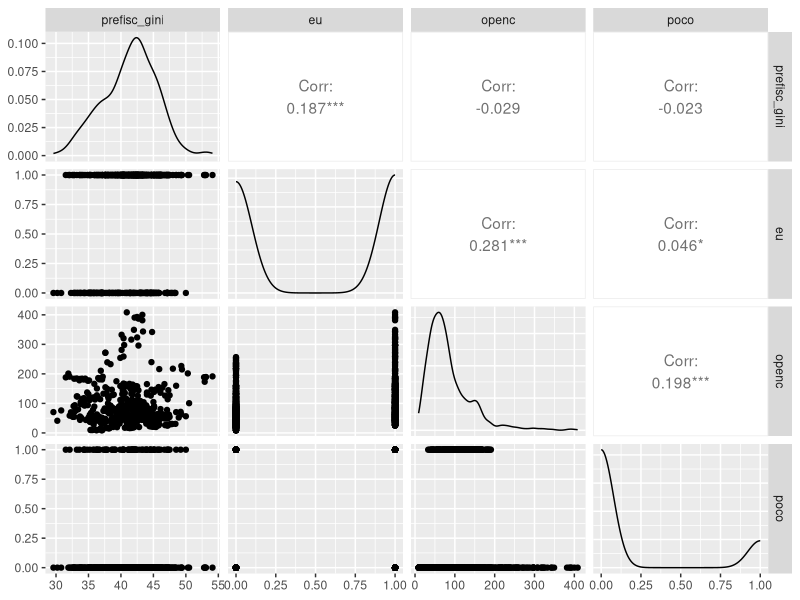
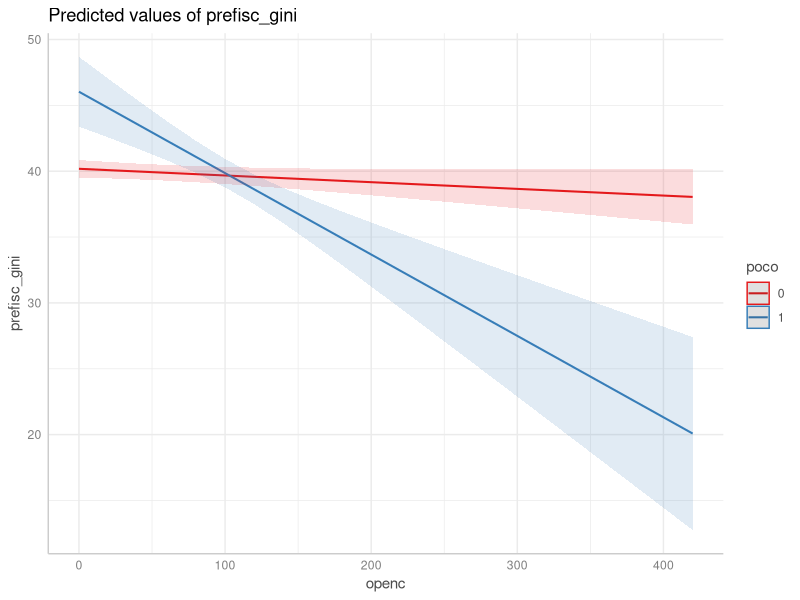

Here is the R script that generated these plots, in order: (Note: this script raises an error after producing the figures.)
## ---- chunk 1
library(readxl)
cpds = read_excel("data/cpds.xlsx")
## ---- chunk 2
#| warning: false
#| message: false
library(GGally)

ggpairs(cpds, columns = c("prefisc_gini", "eu", "openc", "poco"))
## ---- chunk 3
cpds$eu = as.factor(cpds$eu)
cpds$poco = as.factor(cpds$poco)
## ---- chunk 4
model_mlr = lm(prefisc_gini ~ as.factor(eu) + openc * as.factor(poco), cpds)
summary(model_mlr)
## ---- chunk 5
library(ggeffects)

ggpredict(model_mlr, terms = c("openc", "poco")) |>
  plot()
## ---- chunk 6
library(ggfortify)
autoplot(model_mlr, colour = "as.factor(poco)")
